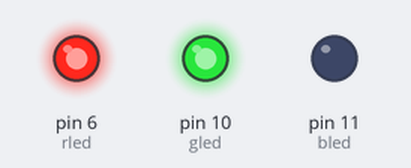
Bench run of a sketch on a simulated Arduino Uno, built with avr-gcc and run on an emulated ATmega328P. Shown: output pins drawn as LEDs (lit = HIGH).

Above: at 0.1 s.
Timing chart, 0 to 1.6 s (numbered marks = the images above):
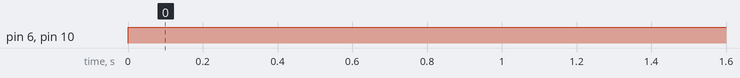

Measured:
- by itself, pin 6 (rled), pin 10 (gled): LOW → HIGH at 0.00 s

The sketch:

sketch_aug10a.ino
```cpp
/*-----Declaracion de variables para cada color R G B-----*/
int rled = 6; // Pin PWN 11 para led rojo
int bled = 11; // Pin PWM 10 para led azul
int gled = 10;  // Pin PWM 9  para led verde

/*----Declaracion de variables auxiliares-----*/
int i; // Variable para ciclos repetitivos
int repeat = 5; // Variables para cantidad limite de repeticiones


void setup() {
/*----- Se inicializan pines PWM como salida*/
  pinMode(rled, OUTPUT);
  pinMode(bled, OUTPUT);
  pinMode(gled, OUTPUT);
}


void loop() {


 analogWrite(rled,255); // Si color == 'y' se enciende color amarillo
            analogWrite(gled,255); // Mezclando r = 255 / g = 255 / b = 0
            analogWrite(bled,0);
 delay(1000);

}

/*-----Funcion para mostrar colores principales cada 500 ms-----*/
void rgbon(){
  analogWrite(rled,255); // Se enciende color rojo
  delay(500);            // Se esperan 500 ms
  analogWrite(rled,0);   // Se apaga color rojo
  analogWrite(bled,255); // Se enciende color azul
  delay(500);            // Se esperan 500 ms
  analogWrite(bled,0);   // Se apaga color azul
  analogWrite(gled,255); // Se enciende color verde
  delay(500);            // Se esperan 500 ms
  analogWrite(gled,0);   // Se apaga colo verde
}

/*-----Funcion que permite escoger entre color amarillo, naranjo o rosado-----*/
void colors(char color){ //La funcion recibe un parametro que se guarda en variable color

  switch(color){ //Se compara variable color con dato guardado
    case 'y': analogWrite(rled,255); // Si color == 'y' se enciende color amarillo
            analogWrite(gled,255); // Mezclando r = 255 / g = 255 / b = 0
            analogWrite(bled,0);
    break;
    case 'o': analogWrite(rled,255); // Si color == 'o' se enciende color naranjo
            analogWrite(gled,180); // Mezclando r = 255 / g = 180 / b = 0
            analogWrite(bled,0);
    break;
    case 'p': analogWrite(rled,255); // Si color == 'p' se enciende color rosado
          analogWrite(gled,0);   // Mezclando r = 255 / g = 0 / b = 255
            analogWrite(bled,255);
    break;
  }
}
```
